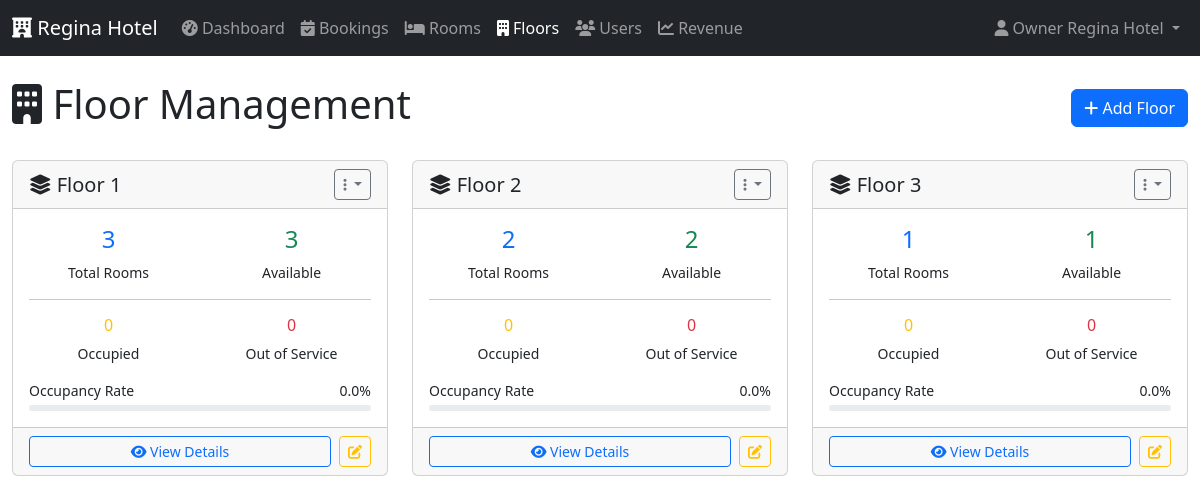
Page /floors.php (signed in) on the committed database.
### tables this page shows
CREATE TABLE `floors` (
  `id` int(11) NOT NULL AUTO_INCREMENT,
  `floor_number` int(11) NOT NULL UNIQUE,
  `total_rooms` int(11) DEFAULT 0,
  PRIMARY KEY (`id`)
);

### app/controllers/FloorController.php (called while the page is built, shortened)
<?php
class FloorController {
    private $floorModel;
    public function __construct() {
        $this->floorModel = new Floor();
    }
    public function index() {
        $floors = $this->floorModel->getAll();
        include APP_PATH . '/views/floors/index.php';
    }
}

### config/config.php (called while the page is built, shortened)
<?php
spl_autoload_register(function ($class) {
    $paths = [
        APP_PATH . '/controllers/',
        APP_PATH . '/models/',
        APP_PATH . '/helpers/',
        CONFIG_PATH . '/',
        INCLUDES_PATH . '/'
    ];
    foreach ($paths as $path) {
        $file = $path . $class . '.php';
        if (file_exists($file)) {
            return;
        }
    }
});
require_once CONFIG_PATH . '/database.php';

### config/database.php (called while the page is built, shortened)
<?php
class Database {
    private static $instance = null;
    private $host = 'localhost';
    private $database = 'regina_hotel';
    private $username = 'hotel_admin';
    private $password = 'passwordku123';
    private $charset = 'utf8mb4';
    private $pdo;
    private function __construct() {
        $dsn = "mysql:host={$this->host};dbname={$this->database};charset={$this->charset}";
        $options = [
            PDO::ATTR_ERRMODE            => PDO::ERRMODE_EXCEPTION,
            PDO::ATTR_DEFAULT_FETCH_MODE => PDO::FETCH_ASSOC,
            PDO::ATTR_EMULATE_PREPARES   => false,
        ];
        try {
            $this->pdo = new PDO($dsn, $this->username, $this->password, $options);
        } catch (PDOException $e) {
            error_log("Database connection error: " . $e->getMessage());
            throw new PDOException("Database connection failed. Please try again later.");
        }
    }
    public static function getInstance() {
        if (self::$instance === null) {
            self::$instance = new self();
        }
        return self::$instance;
    }
    public function query($sql, $params = []) {
        try {
            $stmt = $this->pdo->prepare($sql);
            $stmt->execute($params);
            return $stmt;
        } catch (PDOException $e) {
            error_log("Query error: " . $e->getMessage() . " SQL: " . $sql);
            throw $e;
        }
    }
    public function fetchAll($sql, $params = []) {
        $stmt = $this->query($sql, $params);
        return $stmt->fetchAll();
    }
}

### app/models/Floor.php (called while the page is built, shortened)
<?php
class Floor {
    private $db;
    public function __construct() {
        $this->db = Database::getInstance();
    }
    public function getAll() {
        $sql = "SELECT f.*,
                    COUNT(r.id) as actual_rooms,
                    SUM(CASE WHEN r.status = 'Available' THEN 1 ELSE 0 END) as available_rooms,
                    SUM(CASE WHEN r.status = 'Occupied' THEN 1 ELSE 0 END) as occupied_rooms,
                    SUM(CASE WHEN r.status = 'OutOfService' THEN 1 ELSE 0 END) as out_of_service_rooms
                FROM floors f
                LEFT JOIN rooms r ON f.id = r.floor_id
                GROUP BY f.id
                ORDER BY f.floor_number ASC";
        return $this->db->fetchAll($sql);
    }
}

### app/views/floors/index.php (the view, shortened to what this page needs)
<?php
include INCLUDES_PATH . '/header.php';
?>
<div class="row">
    <div class="col-md-12">
        <div class="d-flex justify-content-between align-items-center mb-4">
            <h1><i class="fas fa-building"></i> Floor Management</h1>
            <a href="floors.php?action=add" class="btn btn-primary">
                <i class="fas fa-plus"></i> Add Floor
            </a>
        </div>
    </div>
</div>
<div class="row">
    <?php if (empty($floors)): ?>
    <div class="col-12">
        <div class="card">
            <div class="card-body text-center py-5">
                <i class="fas fa-building fa-3x text-muted mb-3"></i>
                <h5>No floors found</h5>
                <p class="text-muted">Start by adding your first floor.</p>
                <a href="floors.php?action=add" class="btn btn-primary">Add First Floor</a>
            </div>
        </div>
    </div>
    <?php else: ?>
    <?php foreach ($floors as $floor): ?>
    <div class="col-md-6 col-lg-4 mb-4">
        <div class="card">
            <div class="card-header d-flex justify-content-between align-items-center">
                <h5 class="mb-0">
                    <i class="fas fa-layer-group"></i> Floor <?= $floor['floor_number'] ?>
                </h5>
                <div class="dropdown">
                    <button class="btn btn-sm btn-outline-secondary dropdown-toggle" type="button"
                            data-bs-toggle="dropdown">
                        <i class="fas fa-ellipsis-v"></i>
                    </button>
                </div>
            </div>
            <div class="card-body">
                <div class="row text-center">
                    <div class="col-6">
                        <h4 class="text-primary"><?= $floor['actual_rooms'] ?></h4>
                        <p class="mb-0 small">Total Rooms</p>
                    </div>
                    <div class="col-6">
                        <h4 class="text-success"><?= $floor['available_rooms'] ?></h4>
                        <p class="mb-0 small">Available</p>
                    </div>
                </div>
                <hr>
                <div class="row text-center">
                    <div class="col-6">
                        <h6 class="text-warning"><?= $floor['occupied_rooms'] ?></h6>
                        <p class="mb-0 small">Occupied</p>
                    </div>
                    <div class="col-6">
                        <h6 class="text-danger"><?= $floor['out_of_service_rooms'] ?></h6>
                        <p class="mb-0 small">Out of Service</p>
                    </div>
                </div>
                <?php if ($floor['actual_rooms'] > 0): ?>
                <div class="mt-3">
                    <?php
                    $occupancy_rate = ($floor['occupied_rooms'] / $floor['actual_rooms']) * 100;
                    ?>
                    <div class="d-flex justify-content-between align-items-center">
                        <small>Occupancy Rate</small>
                        <small><?= number_format($occupancy_rate, 1) ?>%</small>
                    </div>
                    <div class="progress mt-1" style="height: 6px;">
                    </div>
                </div>
                <?php endif; ?>
            </div>
            <div class="card-footer">
                <div class="d-flex gap-2">
                    <a href="floors.php?action=detail&id=<?= $floor['id'] ?>"
                       class="btn btn-sm btn-outline-primary flex-fill">
                        <i class="fas fa-eye"></i> View Details
                    </a>
                    <a href="floors.php?action=edit&id=<?= $floor['id'] ?>"
                       class="btn btn-sm btn-outline-warning">
                        <i class="fas fa-edit"></i>
                    </a>
                </div>
            </div>
        </div>
    </div>
    <?php endforeach; ?>
    <?php endif; ?>
</div>
<?php include INCLUDES_PATH . '/footer.php'; ?>

### rows in the picture
floors: floor_number "1", actual_rooms "3", available_rooms "3", occupied_rooms "0", out_of_service_rooms "0", occupancy_rate "0.0"
floors: floor_number "2", actual_rooms "2", available_rooms "2", occupied_rooms "0", out_of_service_rooms "0", occupancy_rate "0.0"
floors: floor_number "3", actual_rooms "1", available_rooms "1", occupied_rooms "0", out_of_service_rooms "0", occupancy_rate "0.0"

### other values in the picture
$_SESSION['name'] "Owner Regina Hotel"
